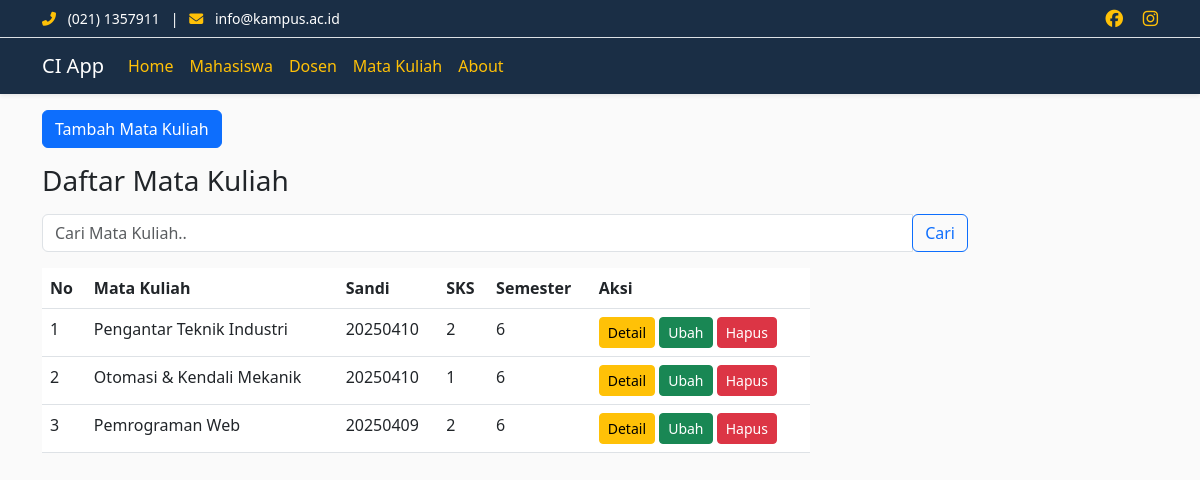
Screenshot of /index.php/matakuliah with the database file from the repository.
### tables this page shows
CREATE TABLE `matakuliah` (
  `matakuliah` enum('Pengantar Teknik Industri','Teknik Pengukuran','Otomasi & Kendali Mekanik','Pemrograman Web') NOT NULL,
  `sandi` varchar(100) NOT NULL,
  `sks` int(11) NOT NULL,
  `semester` varchar(100) NOT NULL,
  `id` int(11) NOT NULL
);

### application/controllers/MataKuliah.php (called while the page is built, shortened)
<?php
class MataKuliah extends CI_Controller {
    public function __construct()
    {
        $this->load->model('Mata_Kuliah_model');
        $this->load->library('form_validation');
    }
    public function index()
    {
        $data['judul']='Daftar Mata Kuliah';
        $data['matakuliah'] = $this->Mata_Kuliah_model->getAllMatakuliah();
        $this->load->view('templates/header', $data);
        $this->load->view('matakuliah/index', $data);
        $this->load->view('templates/footer');
    }
}

### index.php (called while the page is built, shortened)
<?php
require_once BASEPATH.'core/CodeIgniter.php';

### application/models/Mata_Kuliah_model.php (called while the page is built, shortened)
<?php
class Mata_Kuliah_model extends CI_Model {
    public function getAllMatakuliah ()
    {
        return $this->db->get('matakuliah')->result_array();
    }
}

### application/views/matakuliah/index.php (the view, shortened to what this page needs)
<div class="container">
    <div class="row">
        <div class="col-md-10">
            <div class="row mt-3">
                <div class="col-md-6">
                    <a href="<?= base_url(); ?>matakuliah/tambah" class="btn btn-primary">Tambah Mata Kuliah</a>
                </div>
            </div>
            <h3 class="mt-3">Daftar Mata Kuliah</h3>
            <div class="row mt-3">
                <div class="col md 6">
                    <form action="<?= base_url('matakuliah'); ?>" method="post">
                        <div class="input-group">
                            <input type="text" class="form-control" placeholder="Cari Mata Kuliah.." name="keyword">
                            <div class="input-group-append">
                                <button class="btn btn-outline-primary" type="submit">Cari</button>
                            </div>
                        </div>
                    </form>
                </div>
            </div>
            <div class="row mt-3">
                <div class="col-md-10">
                    <?php if (empty($matakuliah)) : ?>
                        <div class="alert alert-danger" role="alert">
                            Mata Kuliah tidak ditemukan.
                        </div>
                    <?php else : ?>
                        <table class="table">
                            <thead>
                                <tr>
                                    <th>No</th>
                                    <th>Mata Kuliah</th>
                                    <th>Sandi</th>
                                    <th>SKS</th>
                                    <th>Semester</th>
                                    <th>Aksi</th>
                                </tr>
                            </thead>
                            <tbody>
                                <?php $no = 1; foreach ($matakuliah as $matkul): ?>
                                    <tr>
                                        <td><?= $no++; ?></td>
                                        <td><?= $matkul['matakuliah']; ?></td>
                                        <td><?= $matkul['sandi']; ?></td>
                                        <td><?= $matkul['sks']; ?></td>
                                        <td><?= $matkul['semester']; ?></td>
                                        <td>
                                            <a href="<?= base_url(); ?>matakuliah/detail/<?= $matkul['id']; ?>" class="btn btn-warning btn-sm">Detail</a>
                                            <a href="<?= base_url(); ?>matakuliah/ubah/<?= $matkul['id']; ?>" class="btn btn-success btn-sm">Ubah</a>
                                            <a href="<?= base_url(); ?>matakuliah/hapus/<?= $matkul['id']; ?>" class="btn btn-danger btn-sm" onclick="return confirm('Yakin?');">Hapus</a>
                                        </td>
                                    </tr>
                                <?php endforeach; ?>
                            </tbody>
                        </table>
                    <?php endif; ?>
                </div>
            </div>
        </div>
    </div>
</div>

### application/views/templates/header.php (style rules this page uses)
body { background-color: #FAFAFA; }

### rows the page displays
matakuliah: matakuliah "Pengantar Teknik Industri", sandi "20250410", sks "2", semester "6"
matakuliah: matakuliah "Otomasi & Kendali Mekanik", sandi "20250410", sks "1", semester "6"
matakuliah: matakuliah "Pemrograman Web", sandi "20250409", sks "2", semester "6"
